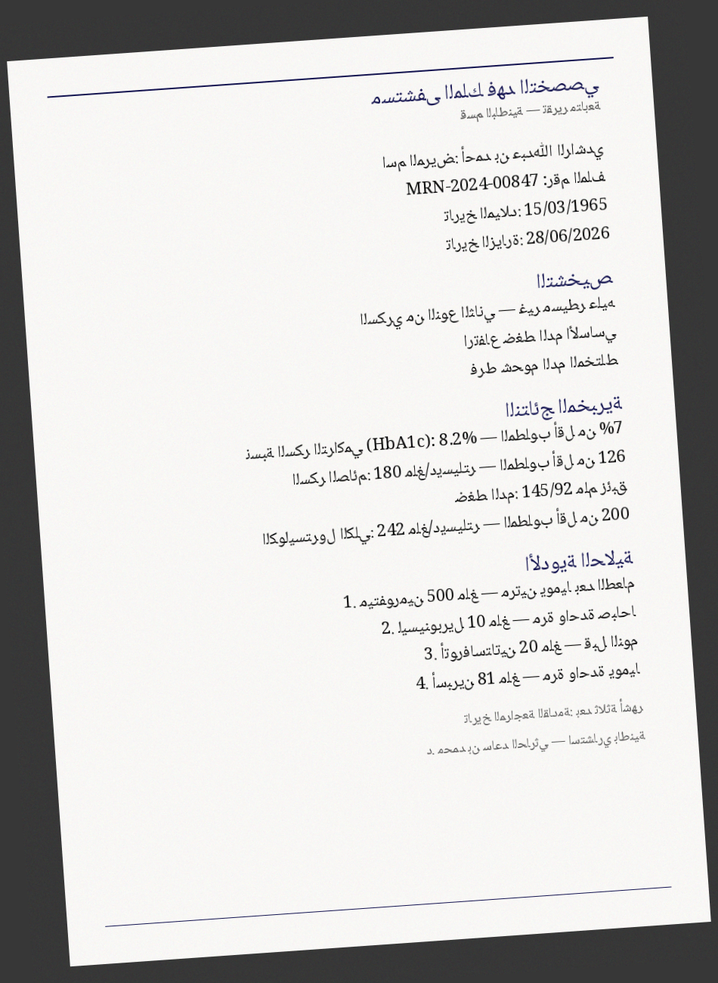
#> input picture verification/arabic_ocr_test_A_tilted.png, 718 x 983 px, shrunk from 950 x 1300 before the run
$ python -i segment.py   (imports and definitions only)
#> lines starting #> are read from the running program, lines starting #| are printed output that depends on the picture; after the words box and inside, x2 and y2 are one past the last pixel; in counts of white or black regions, pixels touching at a corner belong together
"""تجزئة صفحة خط اليد العربي — مستوى سطر + كلمة (reconstructed).

RECONSTRUCTION NOTE (no-silent-fallback):
    الملف الأصلي ``segment.py`` المشار إليه في الماستر برومبت (ATR-F4) غير موجود
    في المستودع — فُقد مع env reset سابق (سابقة M001 الموثقة). هذه إعادة بناء
    استنادًا إلى مرجعين أحياء:
      1. أداة S001 v7 الباقية محليًا خارج المستودع:
         data/handwriting-ar/tools/segment_words_s001.py
         (binarization + paper crop + إزالة خطوط التسطير + كشف أسطر بـ dilation
          أفقي عريض + دمج النقاط العائمة + فصل الرسوم) — مجرَّبة على S001 كاملًا.
      2. مفاهيم ArabicWordSegmenter الموجودة فعلًا في المستودع:
         hf-space/packages/vision/htr/word_segmenter.py
         (المسقط الرأسي لتقسيم السطر إلى كلمات).

الواجهة المطلوبة من ATR-F4:
    preprocess(gray)               -> ink (ثنائية: الحبر=255، خارج الورقة=0)
    detect_layout(ink)             -> (line_boxes, graphic_boxes) ترتيب أعلى→أسفل
    extract_words(gray, line_box)  -> word_boxes بترتيب RTL (الأولى أقصى اليمين)

ملاحظة صدق (موثقة من قياس S001 2026-09-23): الفجوات بين كلمات الخط العربي
المتدفق ذات توزيع أحادي القمة — التجزئة بالفجوات الهندسية على خط اليد الحر
best-effort (DRAFT للمراجعة)، بينما على النص المطبوع/المتباعد تعمل بثبات.
مستوى السطر يبقى المعيار الموثوق (IAM-HTR convention).

بلا شبكة — معالجة صور كلاسيكية فقط (cv2/numpy).
"""
from __future__ import annotations

from typing import List, Optional, Tuple

import cv2
import numpy as np

Box = Tuple[int, int, int, int]  # (x0, y0, x1, y1)


# ---------------------------------------------------------------------------
# Preprocessing primitives (من مرجع S001 v7 — مجربة)
# ---------------------------------------------------------------------------
def binarize_ink(gray: np.ndarray, block: int = 35, c: int = 12,
                 min_area: int = 6) -> np.ndarray:
    """صورة ثنائية: الحبر=255، الخلفية=0 (adaptive Gaussian + تنظيف شظايا)."""
#> called with block = 35, c = 12, min_area = 6
    blur = cv2.GaussianBlur(gray, (3, 3), 0)
    th = cv2.adaptiveThreshold(
        blur, 255, cv2.ADAPTIVE_THRESH_GAUSSIAN_C, cv2.THRESH_BINARY_INV, block, c
    )
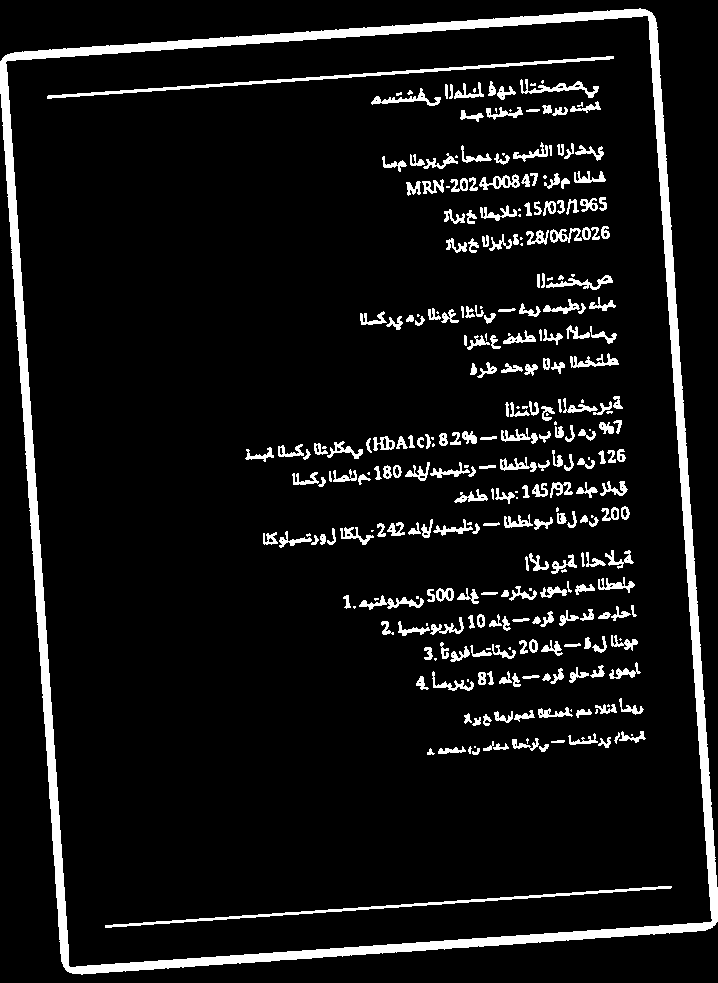
#> th: shape (983, 718); 7.9% white; 308 white regions (61 under 20 px), largest, box (x1, y1, x2, y2) and area: (0, 8, 718, 975) 26673, (47, 56, 614, 99) 1834, (105, 886, 672, 928) 1628
    n, lab, stats, _ = cv2.connectedComponentsWithStats(th, connectivity=8)
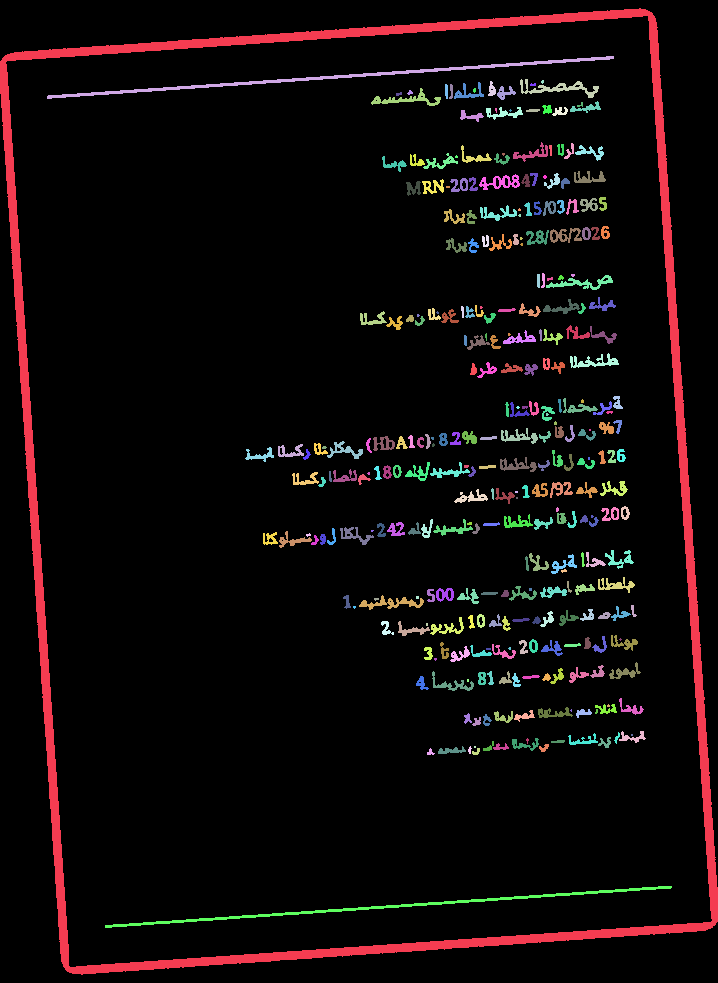
#> lab: shape (983, 718) int32; 309 distinct labels, from 0 to 308; one colour per label, 0 black
#> n = 309; stats = 309 rows, first 6: [0, 0, 718, 983, 649781], [0, 8, 718, 967, 26673], [47, 56, 567, 43, 1834], [520, 79, 79, 19, 439], [488, 81, 8, 15, 74], [541, 80, 3, 4, 9]
    for i in range(1, n):
        if stats[i, cv2.CC_STAT_AREA] < min_area:
            th[lab == i] = 0
    return th


def paper_bbox(gray: np.ndarray, thresh: int = 170, margin: int = 35) -> Box:
    """bbox الورقة البيضاء + هامش داخلي — يزيل حواف المسح الداكنة."""
#> called with thresh = 170, margin = 35
    bright = (gray > thresh).astype(np.uint8) * 255
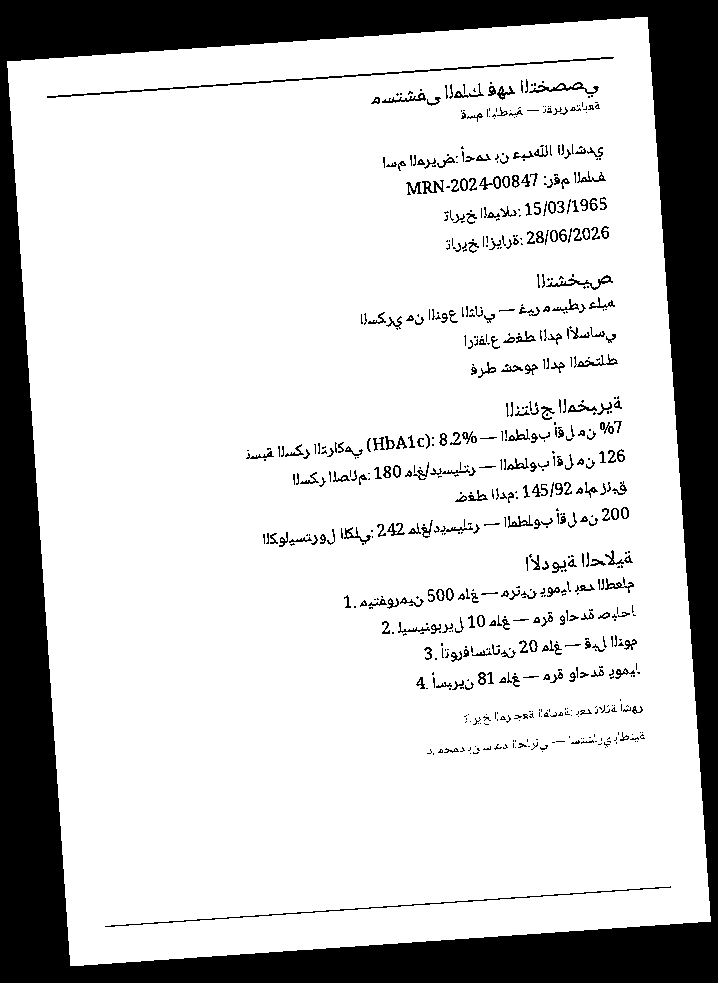
#> bright: shape (983, 718); 80.1% white; 696 black regions (411 under 20 px), largest, box (x1, y1, x2, y2) and area: (0, 0, 718, 983) 123222, (47, 57, 614, 98) 1060, (105, 886, 671, 927) 688
    n, lab, stats, _ = cv2.connectedComponentsWithStats(bright, connectivity=8)
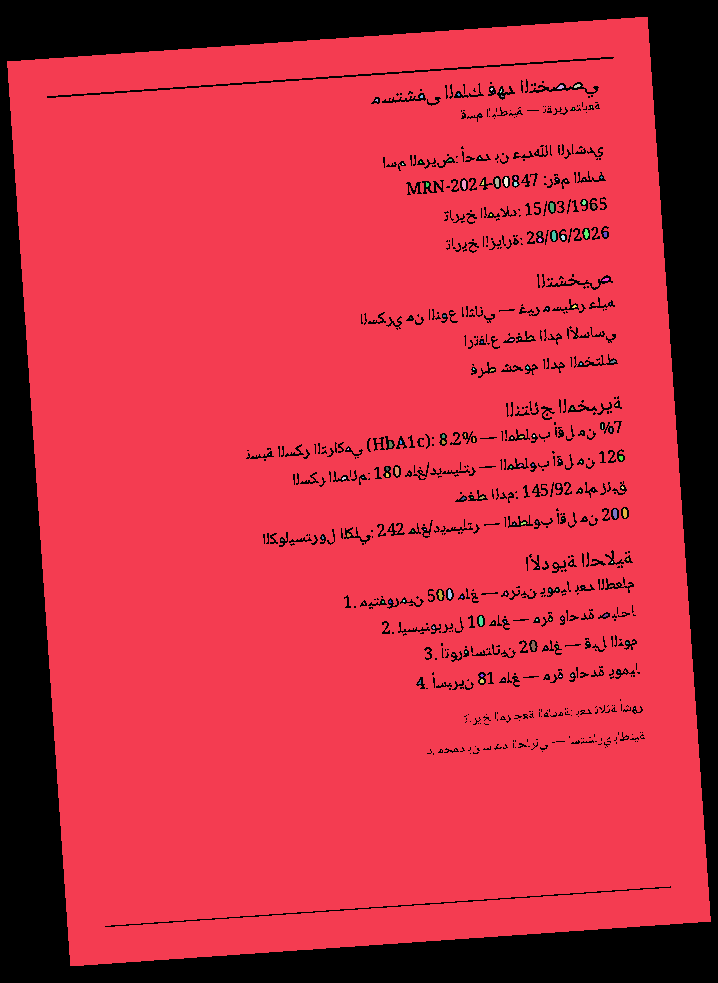
#> lab: shape (983, 718) int32; 145 distinct labels, from 0 to 144; one colour per label, 0 black
#> n = 145; stats = 145 rows, first 6: [0, 0, 718, 983, 140466], [7, 17, 704, 949, 564087], [557, 85, 7, 4, 19], [574, 84, 7, 4, 18], [490, 88, 3, 3, 6], [500, 89, 2, 4, 5]
    if n <= 1:
        H, W = gray.shape
        return 0, 0, W, H
    best = 1 + int(np.argmax(stats[1:, cv2.CC_STAT_AREA]))
#> best = 1
    x, y, w, h = (int(stats[best, cv2.CC_STAT_LEFT]), int(stats[best, cv2.CC_STAT_TOP]),
                  int(stats[best, cv2.CC_STAT_WIDTH]), int(stats[best, cv2.CC_STAT_HEIGHT]))
#> x = 7; y = 17; w = 704; h = 949
    H, W = gray.shape
#> H = 983; W = 718
    return (max(0, x + margin), max(0, y + margin),
            min(W, x + w - margin), min(H, y + h - margin))


def remove_hlines(ink: np.ndarray, min_len: int = 200) -> np.ndarray:
    """إزالة خطوط التسطير/المسطرات من صورة الكشف فقط (القصاصات من الأصلي)."""
    kernel = cv2.getStructuringElement(cv2.MORPH_RECT, (min_len, 1))
    mask = cv2.morphologyEx(ink, cv2.MORPH_OPEN, kernel)
    mask = cv2.dilate(mask, cv2.getStructuringElement(cv2.MORPH_RECT, (1, 3)))
    return cv2.bitwise_and(ink, cv2.bitwise_not(mask))


def preprocess(gray: np.ndarray) -> np.ndarray:
    """ATR-F4 entry: binarize + قص الورقة + إزالة التسطير -> ink داخل حدود الورقة."""
    ink = binarize_ink(gray)
    px0, py0, px1, py1 = paper_bbox(gray)
#> px0 = 42; py0 = 52; px1 = 676; py1 = 931
    ink[:py0, :] = 0
    ink[py1:, :] = 0
    ink[:, :px0] = 0
    ink[:, px1:] = 0
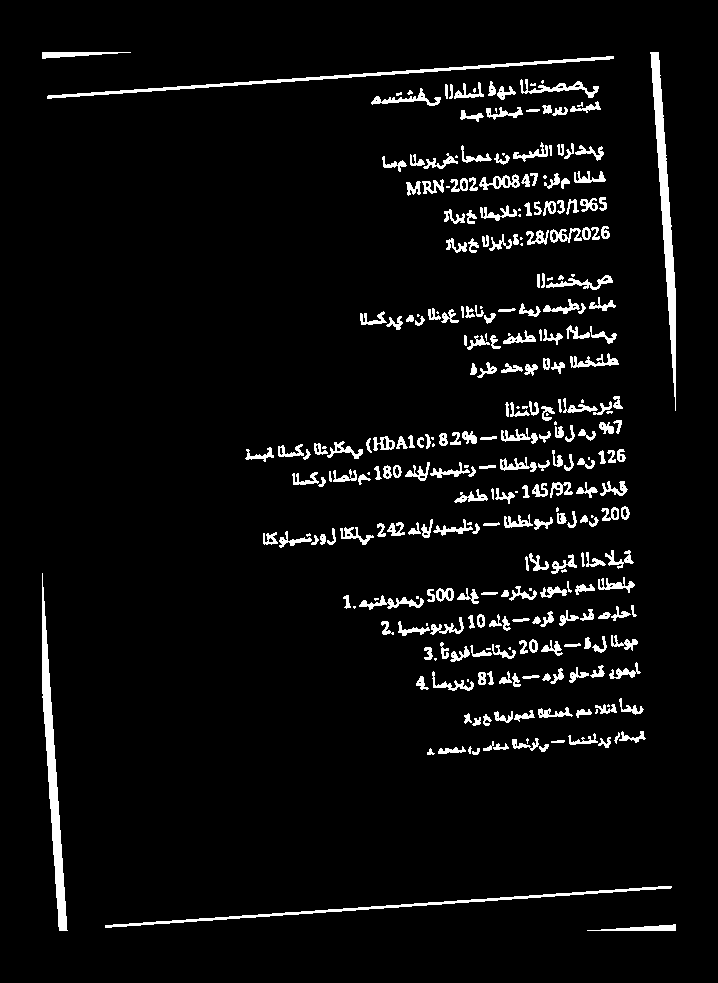
#> ink: shape (983, 718); 5% white; 303 white regions (53 under 20 px), largest, box (x1, y1, x2, y2) and area: (650, 52, 676, 411) 2625, (42, 573, 68, 931) 2624, (47, 56, 614, 99) 1834
    return remove_hlines(ink)
#> in remove_hlines, `mask = cv2.morphologyEx(ink, cv2.MORPH_OPEN, kernel)`: mask: shape (983, 718); every value is 0


# ---------------------------------------------------------------------------
# Line detection (من مرجع S001 v7 — مجربة)
# ---------------------------------------------------------------------------
# [48 lines left out: functions _merge_small_into_lines, detect_lines, not called in this run]


def detect_layout(ink: np.ndarray) -> Tuple[List[Box], List[Box]]:
    """ATR-F4 entry: (line_boxes, graphic_boxes) مرتبة أعلى→أسفل."""
    return detect_lines(ink)


# ---------------------------------------------------------------------------
# Word extraction (المسقط الرأسي — مفاهيم ArabicWordSegmenter)
# ---------------------------------------------------------------------------
# [106 lines left out: functions extract_words, crop_save, preview_with_boxes, not called in this run]

>>> import cv2
>>> picture = cv2.imread('../verification/arabic_ocr_test_A_tilted.png', cv2.IMREAD_GRAYSCALE)
>>> result = preprocess(picture)
